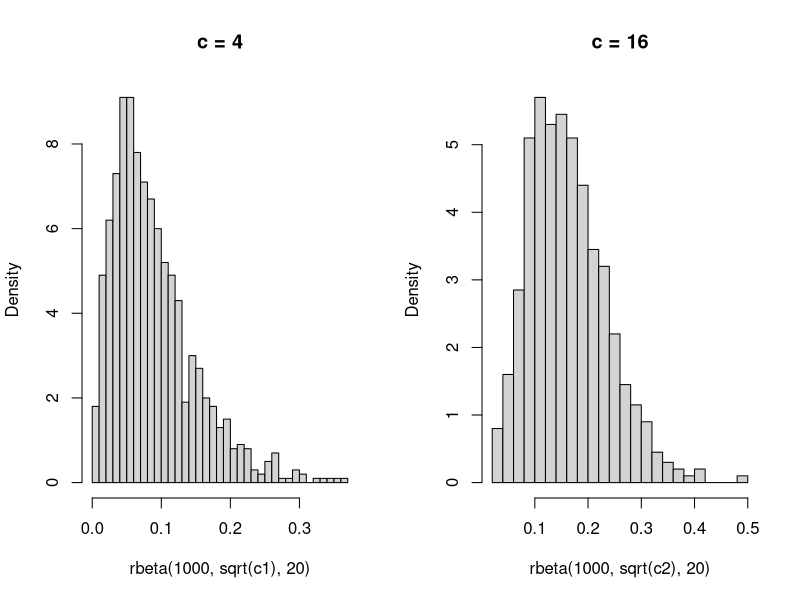
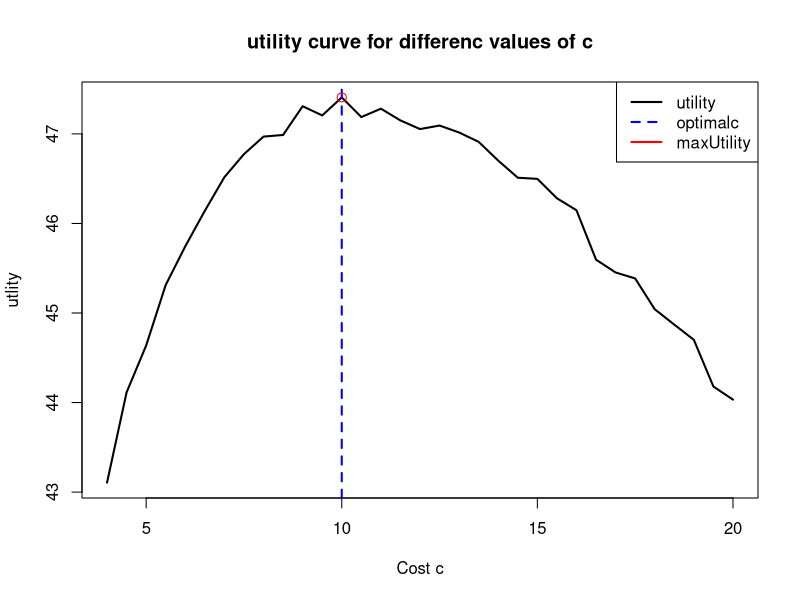

Here is the R script that generated these plots, in order: (Note: this script raises an error after producing the figures.)

c1 = 4
c2 = 16

par(mfrow = c(1,2))
hist(rbeta(1000, sqrt(c1), 20), 30, main = "c = 4", freq = FALSE)
hist(rbeta(1000, sqrt(c2), 20), 30, main = "c = 16", freq = FALSE)

#lowe tail = false => we get the probability that theta (generated from ex rbeta will be larger than value x (0.1)) 
pbeta(0.1, sqrt(c1), 20, lower.tail = FALSE)
pbeta(0.1, sqrt(c2), 20, lower.tail = FALSE)

cGrid = seq(4,20,0.5)


#Using the utility function (quadratic loss) loss find the optimal value for c. For each value c we compute a vector of posssible theta values draws from rbeta
#We use these to compute a range of possible different utility values (for a given c). In order to choose 1 we have to make a point estimate of the utilty and since
#we are using quadratic loss => mean. OBS do not take mean of the theta values
utility_function = function(c){
  theta_draws = rbeta(10000, sqrt(c), 20)
  util = 0
  util = 100 + 20*log(theta_draws) - c
  return (mean(util))
}

par(mfrow=c(1,1))
utility_c1 =c()
for(c in cGrid){
  utility_c1 =  append(utility_c1, utility_function(c))
}

optC = cGrid[which.max(utility_c1)]

plot(cGrid, utility_c1, type = 'l', main = "utility curve for differenc values of c", xlab = "Cost c", ylab = "utlity", lwd = 2)
abline(v = optC, col = "blue", lwd = 2, lty = 2)
lines(cGrid[which.max(utility_c1)], utility_c1[which.max(utility_c1)], col = "red", type = 'p', pch = 21, cex = (1.2))
legend("topright", c("utility", "optimalc", "maxUtility"), col =c("black", "blue", "red"), cex = (1), lty = c(1,2), lwd = c(2, 2))



## 2


data = ebay
x = data
bidsCounts <- table(ebay)  # data2Counts is a frequency table of counts.
xGrid <- seq(min(ebay),max(ebay))  # A grid used as input to GibbsMixPois.R over which the mixture density is evaluated.
n = length(data)
N = 50

thetaGrid = seq(0,1,length = 1000)
Gridwidth = thetaGrid[2]-thetaGrid[1]


#log.likelihood2 = sum(sum(x)*log(0.5) + (n*N-sum(x))*log(1-0.5))
#log.likelihood3 = sum(x*log(0.5) + (N-x)*log(1-0.5)) # should be same as above
#log.likelihood = sum(dbinom(x, N, 0.5, log = TRUE)) #nromalized



log.posterior = function(theta, x){
  #log.likelihood = sum(x)*log(theta) + (n*N-sum(x))*log(1-theta)
  print(log.likelihood_p)
  #log.likelihood_test = sum(x*log(theta) + (N-x)*log(1-theta)) # should be same as above
  log.likelihood = sum(dbinom(x, N, theta, log = TRUE)) #nromalized
  log.prior = 2*log(1-theta)
  log.posterior = log.likelihood_p + log.prior
  return(exp(log.posterior))
}

test = sapply(thetaGrid, log.posterior, x = data)

posterior = c()
for(theta in thetaGrid){
  posterior = append(posterior, log.posterior(theta, x))
}

posterior_normalized = (1/Gridwidth)*posterior/sum(posterior)
test_normalized = (1/Gridwidth)*test/sum(test)

plot(thetaGrid, posterior_normalized)
plot(thetaGrid, test_normalized)
theta_mode = thetaGrid[which.max(posterior_normalized)]
max = max(posterior_normalized)
lines(theta_mode, max, col = "red", type = 'p')


#B

x

nComp = 2
nIter = 500
alpha = 1
betaGamma = 1
alphaGamma = 1

set.seed(100)
GibbsMixPois <- GibbsMixPois(x, nComp, alpha, alphaGamma, betaGamma, xGrid, nIter)

thetas = GibbsMixPois$thetaSample

cum_mean1 = rep(0,nIter)
cum_mean2 = rep(0,nIter)
for (i in 1:nrow(thetas)){
  cum_mean1[i] = mean(thetas[,1][1:i])
  cum_mean2[i] = mean(thetas[,2][1:i])
}

plot(thetas[,1], ylim = c(0,10), type = 'l')
lines(thetas[,2])
lines(cum_mean1)
lines(cum_mean2)

#
par
hist(ebay)
hist(ebay_normalized)
plot(exp(GibbsMixPois$mixDensMean))
ebay_normalized = bidsCounts/sum(bidsCounts)
hist(ebay)
hist(ebay_normalized, 40, freq = FALSE)
plot(xGrid, ebay)
plot(dens)
lines(GibbsMixPois$mixDensMean)

plot(xGrid, ebay_normalized)
lines(dbinom(xGrid, 50, 0.103))



#
x = cellphones
n = length(x)
alpha1 = 2
beta1 = 1
alpha2 = 10
beta2 = 10
thetaGrid = seq(0,4,.01)
plot(thetaGrid,dgamma(thetaGrid,alpha1,beta1),type="l",ylab="",xlab="theta",main="Gamma prior densities")
lines(thetaGrid,dgamma(thetaGrid,alpha2,beta2),col="red")
legend(x=3,y=.3,c("M1","M2"),col = c("black","red"), lty = c(1,1))


### 4b
logprior <- function(theta,alpha,beta){
  return(dgamma(theta,shape=alpha,rate=beta,log=T))
}
loglik <- function(x,theta){
  return(sum(dexp(x,theta,log=T)))
}
logposterior <- function(theta,alpha,beta,x){
  return(dgamma(theta,shape=alpha+length(x),rate=beta+sum(x),log=T))
}
logmarglik <- function(theta,alpha,beta,x){
  return(loglik(x,theta) + logprior(theta,alpha,beta) - logposterior(theta,alpha,beta,x))
}

#
lms = c(logmarglik(0.5,alpha1,beta1,x),logmarglik(0.5,alpha2,beta2,x))
unnormProbs = .5*exp(lms)
probs = unnormProbs/sum(unnormProbs)
print(probs)

x = cellphones
n = length(x)
alpha1 = 2
beta1 = 1



p1 = ((beta1^alpha1)*gamma(n+alpha1))/(gamma(alpha1)*(beta1 + sum(x))^(alpha1+n))
p2 = ((beta2^alpha2)*gamma(n+alpha2))/(gamma(alpha2)*(beta2 + sum(x))^(alpha2+n))

#Multiplly my model prior probabilty = 0.5 for both
p1 = p1*0.5
p2 = p2*0.5
summa = p1 + p2

#normalize so they sum to 1
p1 = p1/summa
p2 = p2/summa

nSim = 100000
predictive_draw = c()

# OBS we get the model prior probability by rbinom. p2 is the lower probability so it will favor zeros. 
#therfor we compensate by + 1 to chose model 1. would also have worked with p = 1 which will favor
# 1. if M = 1 then we choose model 1. 
for (i in 1:nSim){
  M = rbinom(1,1, p2) + 1 # Simulate which model to use
  if(M==1){
  draws = rgamma(1, alpha1 + n, beta1 + sum(x))
} else{
  draws = rgamma(1, alpha2 + n, beta2 + sum(x))
}
  predictive_draw = append(predictive_draw, rexp(1, draws))
}

print(quantile(predictive_draw,probs = c(.05,.95)))


                                     